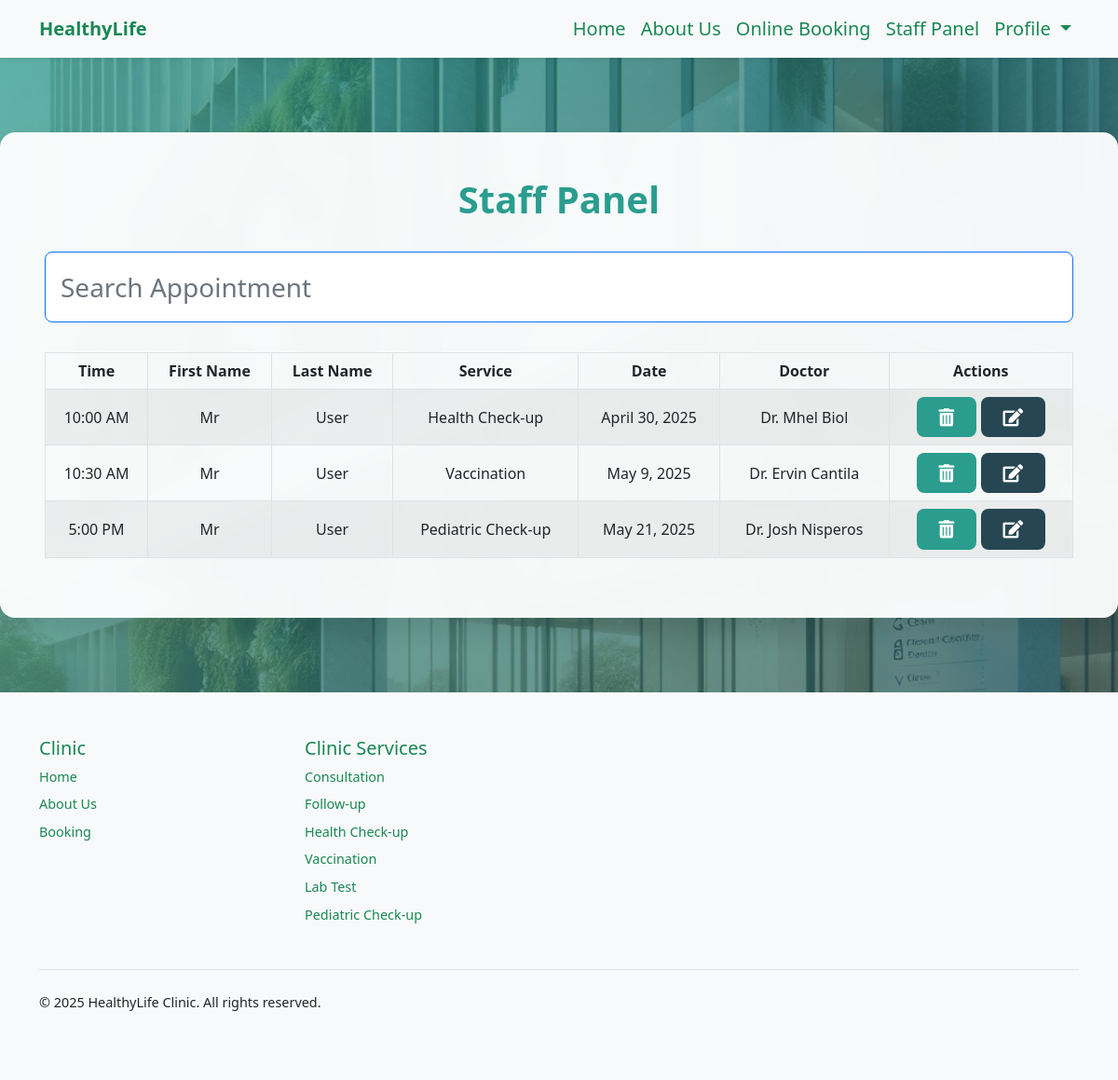
/staff-panel (signed in), run on an earlier commit of the app's database.
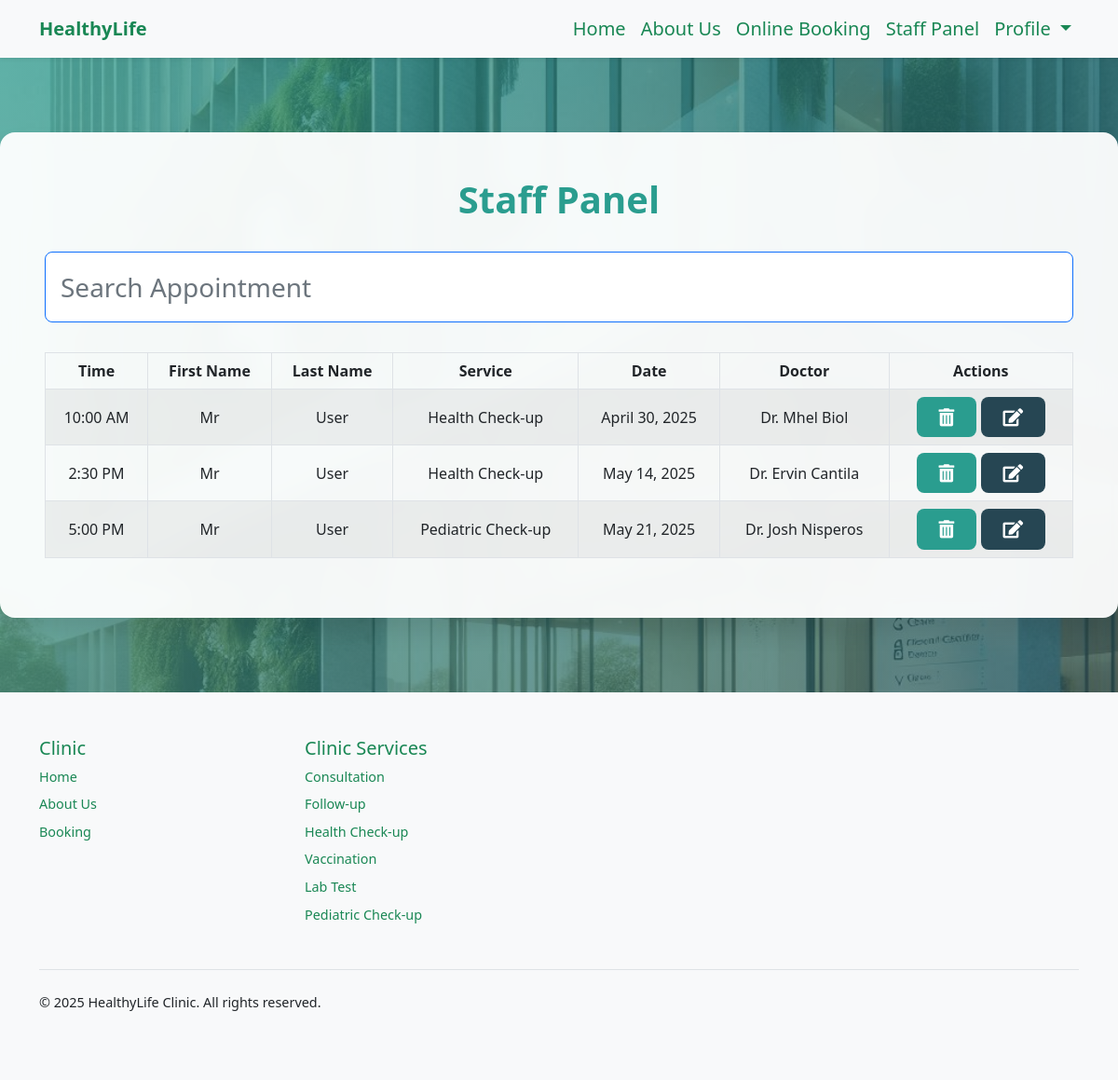
And on a later commit of the database.
### booking/models.py (models this page shows, shortened)
class Appointment(models.Model):
    user = models.ForeignKey(User, on_delete=models.CASCADE, null=True, blank=True)
    service = models.CharField(max_length=50, choices=SERVICE_CHOICES, default="Doctor care")
    doctor = models.CharField(max_length=255, default="Unknown")
    day = models.DateField(default=datetime.now)
    time = models.CharField(max_length=10, choices=TIME_CHOICES, default="3 PM")
    time_ordered = models.DateTimeField(default=datetime.now, blank=True)

### booking/views.py (the view)
# urls.py: path('staff-panel', views.staffPanel, name='staffPanel'),
def staffPanel(request):
    today = datetime.today()
    minDate = today.strftime('%Y-%m-%d')
    deltatime = today + timedelta(days=31)
    strdeltatime = deltatime.strftime('%Y-%m-%d')
    maxDate = strdeltatime
    items = Appointment.objects.filter(day__range=[minDate, maxDate]).order_by('day', 'time')
    return render(request, 'staffPanel.html', {
        'items': items,
    })

### booking/templates/staffPanel.html (shortened to what this page needs)
{% extends 'layout.html' %}
{% load static %}
{% block head %}
  <link href="https://cdnjs.cloudflare.com/ajax/libs/font-awesome/5.15.3/css/all.min.css" rel="stylesheet">
{% endblock %}
{% block body %}
{% if user.is_authenticated and user.is_staff %}
<div class="staff-panel">
    <h1>Staff Panel</h1>
    <input class="form-control form-control-lg fs-3 border border-primary" id="myInput" type="text" placeholder="Search Appointment">
    <div class="table-responsive">
        <table class="table table-bordered table-striped table-hover mx-auto">
            <thead>
                <tr>
                    <th class="text-center" scope="col">Time</th>
                    <th class="text-center" scope="col">First Name</th>
                    <th class="text-center" scope="col">Last Name</th>
                    <th class="text-center" scope="col">Service</th>
                    <th class="text-center" scope="col">Date</th>
                    <th class="text-center" scope="col">Doctor</th>
                    <th class="text-center" scope="col">Actions</th>
                </tr>
            </thead>
            <tbody id="myTable">
                {% for item in items %}
                    <tr>
                        <td class="text-center">{{item.time}}</td>
                        <td class="text-center">{{item.user.first_name}}</td>
                        <td class="text-center">{{item.user.last_name}}</td>
                        <td class="text-center">{{item.service}}</td>
                        <td class="text-center">{{item.day}}</td>
                        <td class="text-center">{{item.doctor}}</td>
                        <td class="text-center">
                            <form action="{% url 'delete_appointment' item.id %}" method="POST" style="display:inline;">
                                <button type="submit" class="btn btn-danger">
                                    <i class="fas fa-trash-alt"></i>
                                </button>
                            </form>
                            <a href="{% url 'edit_appointment' item.id %}" class="btn btn-primary">
                                <i class="fas fa-edit"></i>
                            </a>
                        </td>
                    </tr>
                {% endfor %}
            </tbody>
        </table>
    </div>
</div>
{% else %}
<div class="staff-panel">
    <h1 class="text-danger">You are not an admin!</h1>
    <a href="{% url 'login' %}" class="btn btn-primary mt-5">Sign in</a>
</div>
{% endif %}
{% endblock %}

What changed in the data, as far as the page shows it:
changed Appointment "Dr. Ervin Cantila": time "10:30 AM" → "2:30 PM"; service "Vaccination" → "Health Check-up"; day "May 9, 2025" → "May 14, 2025"
